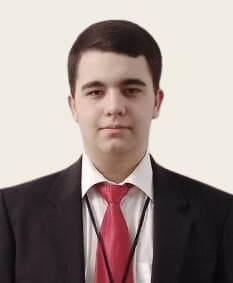
#> input picture images/VlasnePhoto.png, 233 x 283 px
$ python HW_lesson3.py
#> lines starting #> are read from the running program, lines starting #| are printed output that depends on the picture
import cv2
import numpy as np

img = cv2.imread('images/VlasnePhoto.png')
#> img is the input picture: shape (283, 233, 3); mean B, G, R 142.7, 147.7, 161.5
img = cv2.resize(img, (img.shape[1] * 2, img.shape[0] * 2))
#> img: shape (566, 466, 3)
cv2.rectangle(img,(120,30),(336,350),(235, 73, 52), 1)
cv2.putText(img, "Andryeyev Ivan", (img.shape[1] // 2 - 84, 400), cv2.FONT_HERSHEY_PLAIN, 1.2, (235, 73, 52), 2)
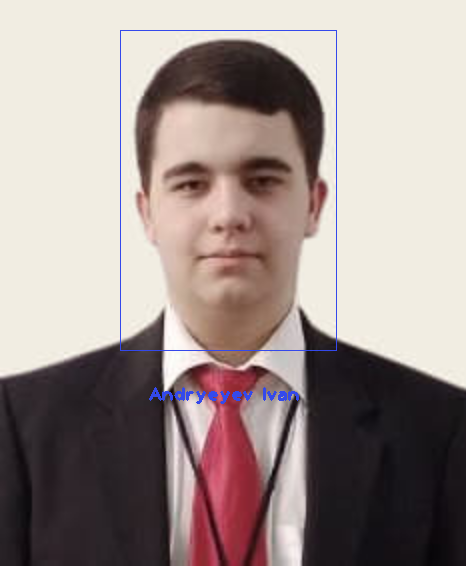
#> img: shape (566, 466, 3); mean B, G, R 143.2, 147.1, 160.6
cv2.imshow('VlasnePhoto', img)
cv2.waitKey(0)
